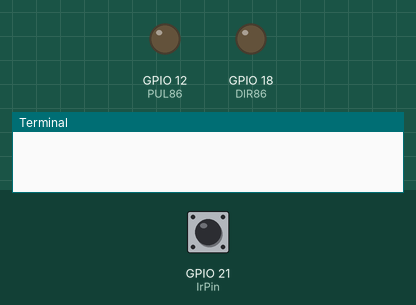
Bench run of a program on a simulated Raspberry Pi (BCM pin numbers). Parts: output pins drawn as LEDs (lit = HIGH), the last lines printed to the terminal. The inputs (shaded band) are chosen by the test bench; at power-on: GPIO 21 (IrPin) HIGH.

Above: at 1.2 s.
1.3 s: GPIO 21 (IrPin) pulled LOW for 0.15 s
At 1.9 s:
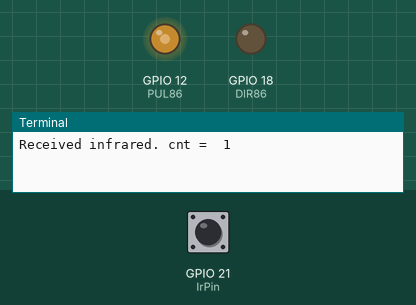
Timing chart, 0 to 4.3 s (numbered marks = the images above; inputs shaded):
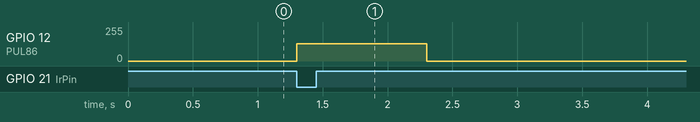

The program:

12.01_Ir+86_.py
```python
#!/usr/bin/env python3
import RPi.GPIO as GPIO
import time

IrPin  = 21
count = 0
DIR86 = 18
PUL86 = 12
# 别问我这里为什么是2085不是1600，我也很纳闷，试了很久，发现这个频率才刚好转够一圈 > . <
speed86 = 2085
GPIO.setwarnings(False)
GPIO.setmode(GPIO.BCM)      # Numbers GPIOs by physical location
GPIO.setup([PUL86, DIR86], GPIO.OUT)
pwmPUL = GPIO.PWM(PUL86, speed86)


def setup():
    GPIO.setup(IrPin, GPIO.IN, pull_up_down=GPIO.PUD_UP)


    pwmPUL.start(0)


def cnt(ev=None):
	global count
	count += 1
	print ('Received infrared. cnt = ', count)
	rotate(1, "ccw")

def rotate(time86, direction):
    GPIO.remove_event_detect(IrPin)
    """
    旋转操作，需要指定旋转角度和方向
    :param angle: 正整型数据，旋转角度
    :param direction: 字符串数据，旋转方向，取值为："ccw"或"cw".ccw:逆时针旋转，cw:顺时针旋转
    :return:None
    """
    if direction == "ccw":
        GPIO.output(DIR86, GPIO.LOW)
    elif direction == "cw":
        GPIO.output(DIR86, GPIO.HIGH)
    else:
        return
    pwmPUL.ChangeDutyCycle(50)
    time.sleep(time86)
    pwmPUL.ChangeDutyCycle(0)
    GPIO.add_event_detect(IrPin, GPIO.FALLING, callback=cnt)

def loop():
	GPIO.add_event_detect(IrPin, GPIO.FALLING, callback=cnt) # wait for falling
	while True:
		pass   # Don't do anything

def destroy():
	GPIO.cleanup()                     # Release resource

if __name__ == '__main__':     # Program start from here
	setup()
	try:
		loop()
	except KeyboardInterrupt:  # When 'Ctrl+C' is pressed, the child program destroy() will be  executed.
		destroy()
```

Measured:
- after the input at 1.3 s, GPIO 12 (PUL86): 0/255 → 128/255 at once, → 0/255 1.0 s later
